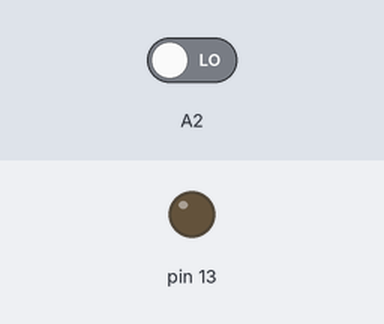
Simulated run of this sketch. Board: Arduino Uno, built with avr-gcc and run on an emulated ATmega328P. On the bench: output pins drawn as LEDs (lit = HIGH). Dashed ring = blinking. The inputs (shaded band) are chosen by the test bench; at power-on: A2 LOW.

Above: at 1.2 s.
1.3 s: A2 driven HIGH
At 1.4 s:
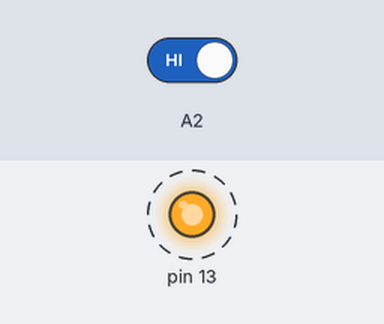
4.3 s: A2 driven LOW
At 5.5 s:
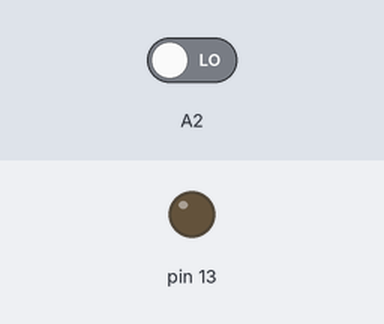
Timing chart, 0 to 7.3 s (numbered marks = the images above; inputs shaded):
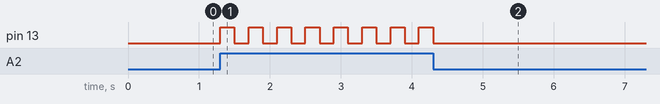

Measured:
- after the input at 1.3 s, pin 13: alternates HIGH for 0.20 s and LOW for 0.20 s, starting at once
- after the input at 4.3 s, pin 13: goes on until 4.3 s, then stays LOW

The sketch:

Week_8_assignment.ino
```cpp
void setup() {
  // put your setup code here, to run once:
  pinMode(13, OUTPUT);
  pinMode(A2, INPUT);
}

void loop() {
  // put your main code here, to run repeatedly:
 int buttonState = digitalRead(A2);

  if (buttonState == HIGH) {
    //Not repeating the code uses the void loop and makes the LED blink as long as the circuit is connected.
    digitalWrite(13, HIGH);
    delay(200);
    digitalWrite(13, LOW);
    delay(200);
  } else  {
    digitalWrite(13, LOW);
  }
}
```
